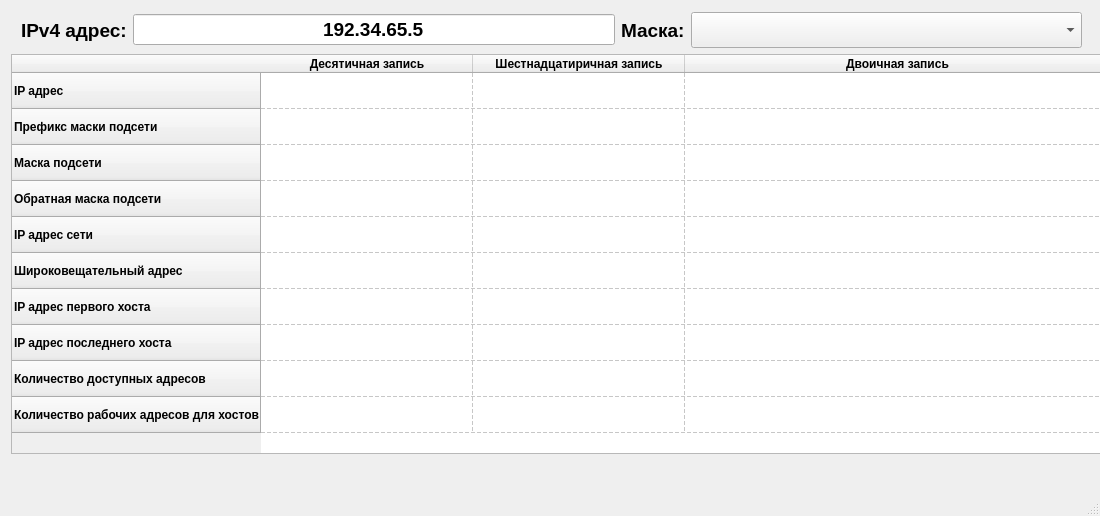
<?xml version="1.0" encoding="UTF-8"?>
<ui version="4.0">
 <class>MainWindow</class>
 <widget class="QMainWindow" name="MainWindow">
  <property name="enabled">
   <bool>true</bool>
  </property>
  <property name="geometry">
   <rect>
    <x>0</x>
    <y>0</y>
    <width>1100</width>
    <height>516</height>
   </rect>
  </property>
  <property name="sizePolicy">
   <sizepolicy hsizetype="Maximum" vsizetype="Maximum">
    <horstretch>0</horstretch>
    <verstretch>0</verstretch>
   </sizepolicy>
  </property>
  <property name="minimumSize">
   <size>
    <width>1100</width>
    <height>450</height>
   </size>
  </property>
  <property name="maximumSize">
   <size>
    <width>1100</width>
    <height>516</height>
   </size>
  </property>
  <property name="windowTitle">
   <string>IPv4 Calculator</string>
  </property>
  <property name="layoutDirection">
   <enum>Qt::LeftToRight</enum>
  </property>
  <property name="autoFillBackground">
   <bool>false</bool>
  </property>
  <widget class="QWidget" name="centralwidget">
   <widget class="QTableWidget" name="tableWidget">
    <property name="geometry">
     <rect>
      <x>11</x>
      <y>54</y>
      <width>1100</width>
      <height>400</height>
     </rect>
    </property>
    <property name="sizePolicy">
     <sizepolicy hsizetype="Preferred" vsizetype="Preferred">
      <horstretch>0</horstretch>
      <verstretch>0</verstretch>
     </sizepolicy>
    </property>
    <property name="minimumSize">
     <size>
      <width>1100</width>
      <height>400</height>
     </size>
    </property>
    <property name="maximumSize">
     <size>
      <width>1100</width>
      <height>400</height>
     </size>
    </property>
    <property name="baseSize">
     <size>
      <width>900</width>
      <height>350</height>
     </size>
    </property>
    <property name="font">
     <font>
      <pointsize>9</pointsize>
      <weight>75</weight>
      <bold>true</bold>
     </font>
    </property>
    <property name="contextMenuPolicy">
     <enum>Qt::ActionsContextMenu</enum>
    </property>
    <property name="autoFillBackground">
     <bool>true</bool>
    </property>
    <property name="showGrid">
     <bool>true</bool>
    </property>
    <property name="gridStyle">
     <enum>Qt::DashLine</enum>
    </property>
    <property name="sortingEnabled">
     <bool>false</bool>
    </property>
    <attribute name="horizontalHeaderMinimumSectionSize">
     <number>50</number>
    </attribute>
    <attribute name="horizontalHeaderDefaultSectionSize">
     <number>212</number>
    </attribute>
    <attribute name="horizontalHeaderHighlightSections">
     <bool>false</bool>
    </attribute>
    <attribute name="horizontalHeaderShowSortIndicator" stdset="0">
     <bool>false</bool>
    </attribute>
    <attribute name="horizontalHeaderStretchLastSection">
     <bool>true</bool>
    </attribute>
    <attribute name="verticalHeaderMinimumSectionSize">
     <number>19</number>
    </attribute>
    <attribute name="verticalHeaderDefaultSectionSize">
     <number>36</number>
    </attribute>
    <attribute name="verticalHeaderHighlightSections">
     <bool>false</bool>
    </attribute>
    <attribute name="verticalHeaderStretchLastSection">
     <bool>false</bool>
    </attribute>
    <row>
     <property name="text">
      <string>IP адрес</string>
     </property>
    </row>
    <row>
     <property name="text">
      <string>Префикс маски подсети</string>
     </property>
    </row>
    <row>
     <property name="text">
      <string>Маска подсети</string>
     </property>
    </row>
    <row>
     <property name="text">
      <string>Обратная маска подсети</string>
     </property>
    </row>
    <row>
     <property name="text">
      <string>IP адрес сети</string>
     </property>
    </row>
    <row>
     <property name="text">
      <string>Широковещательный адрес</string>
     </property>
    </row>
    <row>
     <property name="text">
      <string>IP адрес первого хоста</string>
     </property>
    </row>
    <row>
     <property name="text">
      <string>IP адрес последнего хоста</string>
     </property>
    </row>
    <row>
     <property name="text">
      <string>Количество доступных адресов</string>
     </property>
    </row>
    <row>
     <property name="text">
      <string>Количество рабочих адресов для хостов</string>
     </property>
    </row>
    <column>
     <property name="text">
      <string>Десятичная запись</string>
     </property>
    </column>
    <column>
     <property name="text">
      <string>Шестнадцатиричная запись</string>
     </property>
    </column>
    <column>
     <property name="text">
      <string>Двоичная запись</string>
     </property>
    </column>
    <item row="0" column="0">
     <property name="text">
      <string/>
     </property>
     <property name="textAlignment">
      <set>AlignCenter</set>
     </property>
    </item>
   </widget>
   <widget class="QWidget" name="">
    <property name="geometry">
     <rect>
      <x>21</x>
      <y>12</y>
      <width>1061</width>
      <height>36</height>
     </rect>
    </property>
    <layout class="QHBoxLayout" name="horizontalLayout">
     <item>
      <widget class="QLabel" name="label">
       <property name="font">
        <font>
         <pointsize>14</pointsize>
         <weight>75</weight>
         <bold>true</bold>
        </font>
       </property>
       <property name="text">
        <string>IPv4 адрес:</string>
       </property>
      </widget>
     </item>
     <item>
      <widget class="QLineEdit" name="lineEdit_ip">
       <property name="enabled">
        <bool>true</bool>
       </property>
       <property name="font">
        <font>
         <pointsize>14</pointsize>
         <weight>75</weight>
         <bold>true</bold>
        </font>
       </property>
       <property name="autoFillBackground">
        <bool>false</bool>
       </property>
       <property name="styleSheet">
        <string notr="true">lineEdit_ip { opacity:0.5;}</string>
       </property>
       <property name="text">
        <string>192.34.65.5</string>
       </property>
       <property name="alignment">
        <set>Qt::AlignCenter</set>
       </property>
      </widget>
     </item>
     <item>
      <widget class="QLabel" name="label_2">
       <property name="font">
        <font>
         <pointsize>14</pointsize>
         <weight>75</weight>
         <bold>true</bold>
        </font>
       </property>
       <property name="text">
        <string>Маска:</string>
       </property>
      </widget>
     </item>
     <item>
      <widget class="QComboBox" name="comboBox">
       <property name="sizePolicy">
        <sizepolicy hsizetype="Preferred" vsizetype="Preferred">
         <horstretch>0</horstretch>
         <verstretch>0</verstretch>
        </sizepolicy>
       </property>
       <property name="minimumSize">
        <size>
         <width>391</width>
         <height>0</height>
        </size>
       </property>
      </widget>
     </item>
    </layout>
   </widget>
  </widget>
  <widget class="QMenuBar" name="menubar">
   <property name="geometry">
    <rect>
     <x>0</x>
     <y>0</y>
     <width>1100</width>
     <height>26</height>
    </rect>
   </property>
  </widget>
  <widget class="QStatusBar" name="statusbar"/>
 </widget>
 <resources/>
 <connections/>
</ui>
